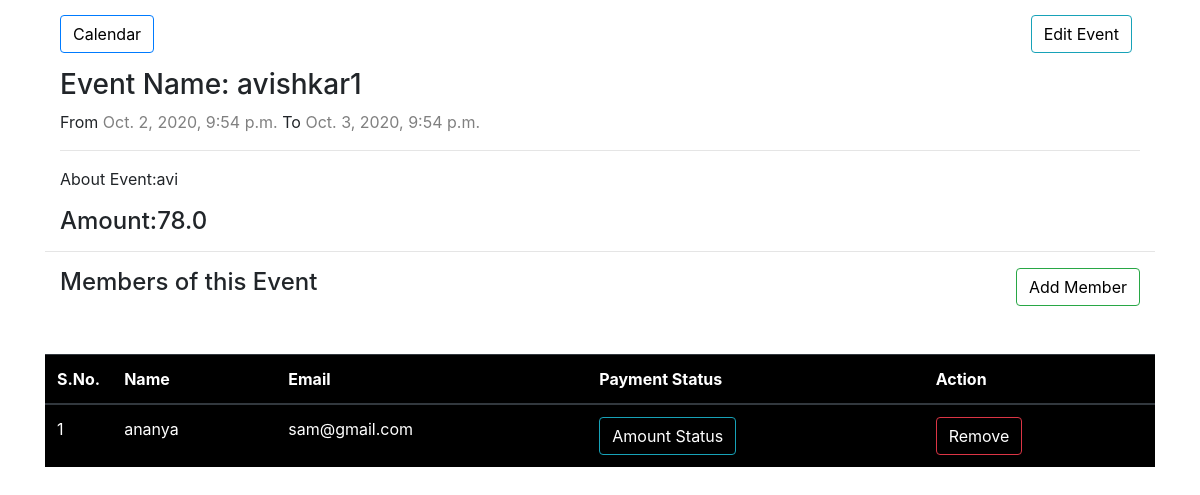
The app's page /calendarapp/event/7/details/ (signed in), older data.
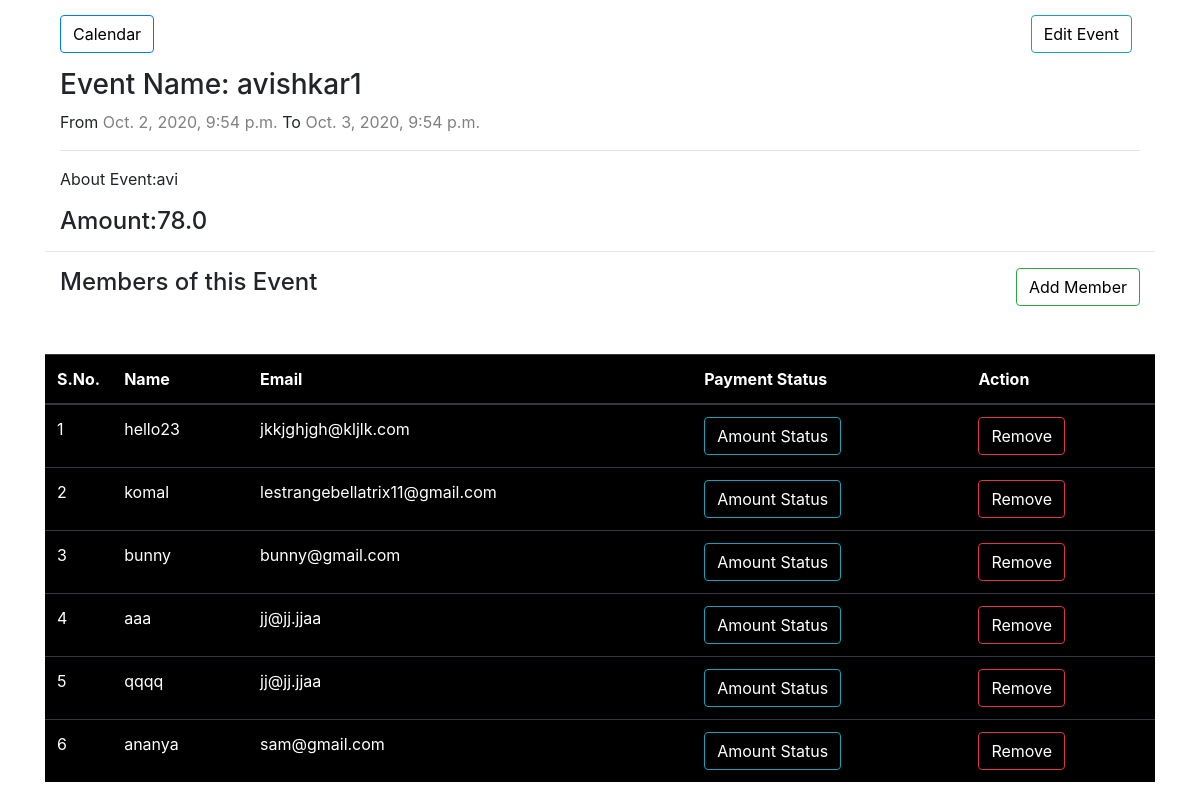
The same page, newer data.
### calendarapp/models.py (models this page shows, shortened)
class EventMember(models.Model):
    event = models.ForeignKey(Event, on_delete=models.CASCADE)
    user = models.ForeignKey(User, on_delete=models.CASCADE)
    class Meta:
        unique_together = ['event', 'user']

### calendarapp/views.py (the view)
# urls.py: path('event/<int:event_id>/details/', views.event_details, name='event-detail'),
@login_required
def event_details(request, event_id):
    event = Event.objects.get(id=event_id)
    eventmember = EventMember.objects.filter(event=event)
    context = {
        'event': event,
        'eventmember': eventmember
    }
    return render(request, 'calendarapp/event-details.html', context)

### calendarapp/templates/calendarapp/event-details.html (shortened to what this page needs)
{% extends 'calendarapp/base.html' %}
{% block content %}
    <div class="container">
        <div class="clearfix">
            <a class="btn btn-primary left" href="{% url 'calendarapp:calendar' %}"> Calendar </a>
            <a class="btn btn-info right mr-2" href="{% url 'calendarapp:event_edit' event.pk %}"> Edit Event </a>
        </div>
        <div class="clearfix">
            <h3>Event Name: {{ event.title }}</h3>
            <p>From <span style="color: gray;">{{ event.start_time }}</span> To <span style="color: gray;">{{ event.end_time }}</span></p>
            <hr>
            <p>About Event:{{ event.description }}</p>
            <h4>Amount:{{ event.amount }}</h4>
        </div>
        <hr>
        <div class="clearfix">
            <h4 class="left" > Members of this Event</h4>
            <a class="btn btn-success right" href="{% url 'calendarapp:add_eventmember' event.id %}"> Add Member </a>
        </div>
        <div class="  mt-5 table-responsive">
        <table class="table table-hover table-dark  " style="background-color:black" >
            <thead>
                <tr>
                  <th style="width: 10px">S.No.</th>
                  <th>Name</th>
                  <th>Email</th>
                  <th>Payment Status</th>
                  <th>Action</th>
                </tr>
              </thead>
              <tbody>
                {% for member in eventmember %}
                <tr role="row">
                    <td>{{ forloop.counter }}</td>
                    <td>{{ member.user.username }}</td>
                    <td>{{ member.user.email }}</td>
                    <td><a class="btn btn-info text-white" href="{% url 'calendarapp:remove_event' member.id %}">Amount Status</a></td>
                    <td>
                        <a class="btn btn-danger text-white" href="{% url 'calendarapp:remove_event' member.id %}">Remove</a>
                    </td>
                </tr>
                {% endfor %}
              </tbody>
        </table>
    </div>
{% endblock %}

Row changes from the older to the newer data that the page shows:
added EventMember: user.username "hello23", user.email "jkkjghjgh@kljlk.com"
added EventMember: user.username "komal", user.email "lestrangebellatrix11@gmail.com"
added EventMember: user.username "bunny", user.email "bunny@gmail.com"
added EventMember: user.username "aaa", user.email "jj@jj.jjaa"
added EventMember: user.username "qqqq", user.email "jj@jj.jjaa"
